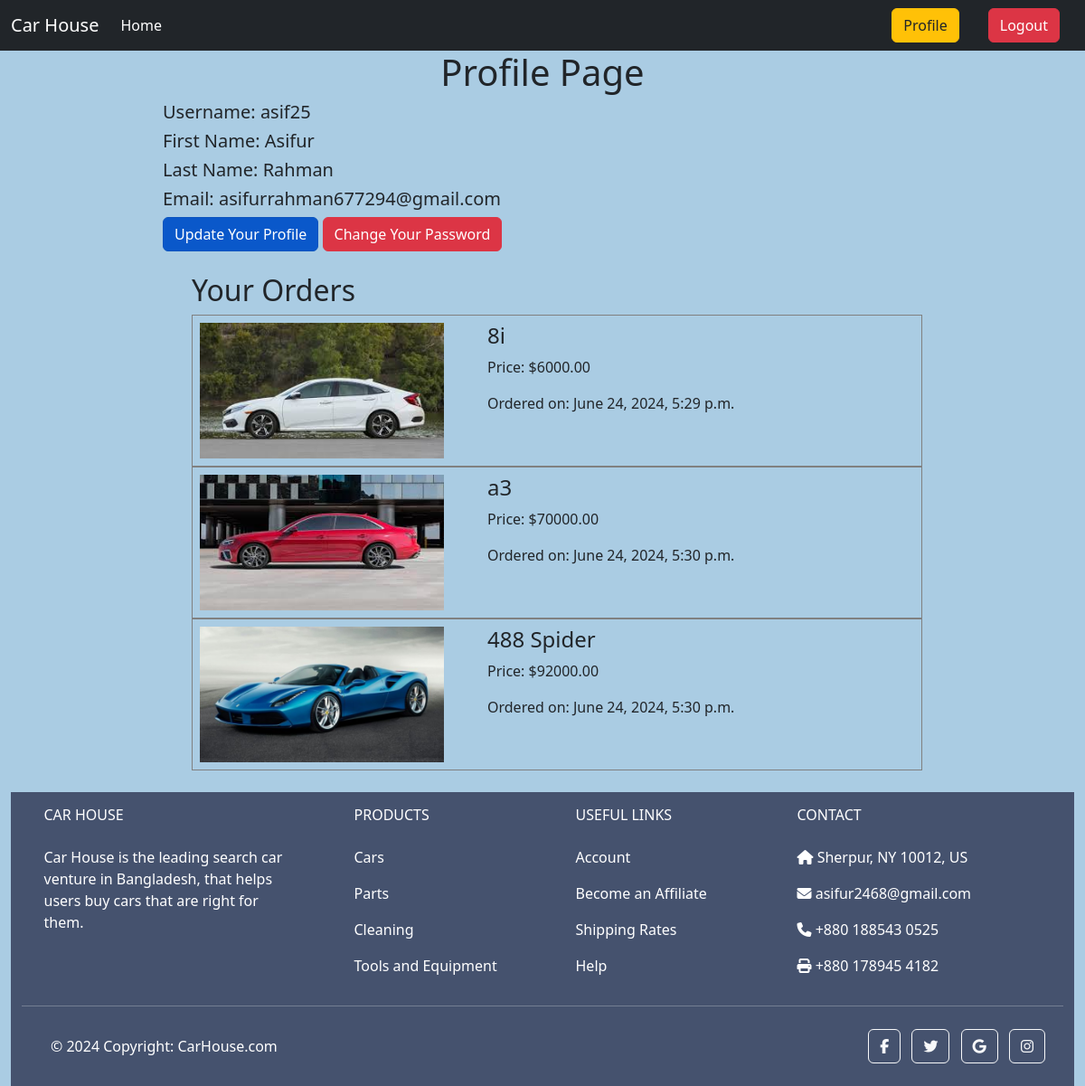
The page /orders/ (signed in) on the database its author committed.
### CarApp/models.py (models this page shows, shortened)
class Order(models.Model):
    user = models.ForeignKey(User, on_delete=models.CASCADE)
    car = models.ForeignKey(Car, on_delete=models.CASCADE)
    date_ordered = models.DateTimeField(auto_now_add=True)

class Car(models.Model):
    name = models.CharField(max_length=100)
    description = models.TextField()
    price = models.DecimalField(max_digits=10, decimal_places=2)
    quantity = models.IntegerField(default=1)
    brand = models.ForeignKey(Brand, on_delete=models.CASCADE)
    image = models.ImageField(upload_to='media/cars')

### CarApp/views.py (the view)
# urls.py: path('orders/', views.order_history, name='profile'),
@login_required
def order_history(request):
    orders = Order.objects.filter(user=request.user)
    return render(request, 'profile.html', {'orders': orders})

### CarApp/templates/profile.html (shortened to what this page needs)
{% extends 'base.html' %}
{%  load crispy_forms_tags %}
{% block content %}
<form style="width:70% ; margin : auto" method="POST">
    <h1 class="text-center ">Profile Page</h1>
    <h5>Username: {{ user.username }}</h5>
    <h5>First Name: {{ user.first_name }}</h5>
    <h5> Last Name: {{ user.last_name }}</h5>
    <h5>Email: {{ user.email }}</h5>
    <a href="edit_profile" class="btn btn-primary  active" role="button" aria-pressed="true">Update Your Profile</a>
    <a class="btn btn-danger " href="pass_change">Change Your Password</a>
<ul class="mt-4">
    <h2>Your Orders</h2>
    {% for order in orders %}
        <li class="d-flex p-2 gap-5" style="border:1px solid gray">
            <div class="">
            <img class="" style="height:150px ;width:270px" src="{{ order.car.image.url }}" alt="{{ car.name }}">
            </div>
            <div class="">
            <h4>{{ order.car.name }}</h4>
            <p>Price: ${{ order.car.price }}</p>
            <p>Ordered on: {{ order.date_ordered }}</p>
            </div>
        </li>
    {% endfor %}
</ul>
</form>
{% endblock content %}

### rows shown on the page
Order: car.image (picture), car.name "8i", car.price "6000.00", date_ordered "June 24, 2024, 5:29 p.m."
Order: car.image (picture), car.name "a3", car.price "70000.00", date_ordered "June 24, 2024, 5:30 p.m."
Order: car.image (picture), car.name "488 Spider", car.price "92000.00", date_ordered "June 24, 2024, 5:30 p.m."

### other values the page prints
{{ user.username }} "asif25"
{{ user.first_name }} "Asifur"
{{ user.last_name }} "Rahman"
{{ user.email }} "asifurrahman677294@gmail.com"
